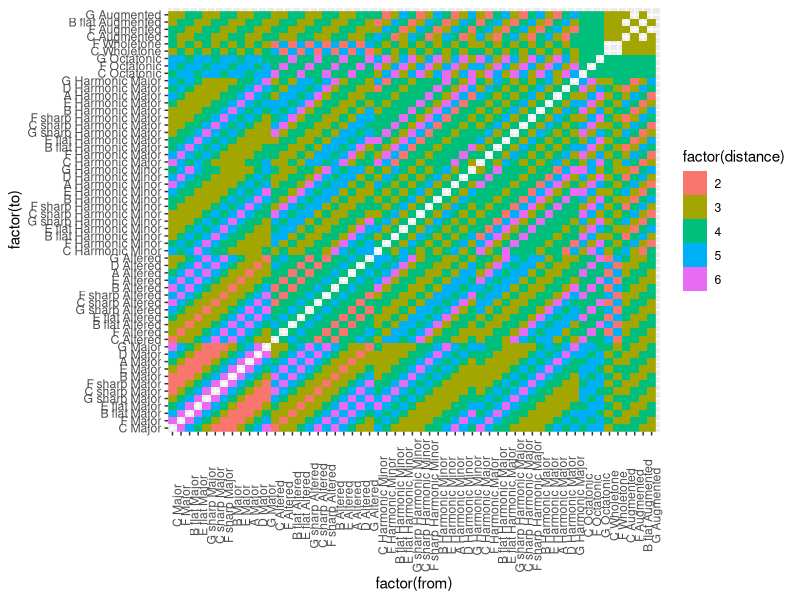

Write R code to recreate this figure.
## ---- chunk 1
knitr::opts_chunk$set(echo = TRUE,cache=TRUE)
## ---- chunk 2
library(ggplot2)
library(data.table)
## ---- chunk 3
edge_list_raw <- data.table(read.csv('../edgetable.csv',header = FALSE))
setnames(edge_list_raw,'V1','from')
setnames(edge_list_raw,'V2','to')
setnames(edge_list_raw,'V3','distance')
setnames(edge_list_raw,'V4','common.tones')
setnames(edge_list_raw,'V5','from.root')
setnames(edge_list_raw,'V6','from.scale.type')
setnames(edge_list_raw,'V7','to.root')
setnames(edge_list_raw,'V8','to.scale.type')
## ---- chunk 4

# safe way to copy a data.table
els <- copy(edge_list_raw)
# set the custom order of the levels of the scale types
els$to.scale.type <- factor(els$to.scale.type,levels=c('Major','Altered','Harmonic Minor','Harmonic Major','Octatonic','Wholetone'))
# set the order of the levels by circle of fifths
els$to.root <- factor(els$to.root,levels=c('C','F','B flat','E flat','G sharp','C sharp','F sharp','B','E','A','D','G'))
# do the same for the "from" levels;
# these will be plotted on the y #axis
els$from.scale.type <- factor(els$from.scale.type,levels=c('Major','Altered','Harmonic Minor','Harmonic Major','Octatonic','Wholetone'))
els$from.root <- factor(els$from.root,levels=c('C','F','B flat','E flat','G sharp','C sharp','F sharp','B','E','A','D','G'))

# order by levels.
els <- els[order(els$to.scale.type,els$to.root)]
els <- els[order(els$to.scale.type,els$to.root)]

## ---- chunk 5
plot <- ggplot(els) + geom_raster(aes(x=factor(from),y=factor(to),fill=factor(distance)))   
plot + scale_x_discrete(limits=(els$from)[order(els$from.scale.type,els$from.root)]) + 
  scale_y_discrete(limits=(els$to)[order(els$to.scale.type,els$to.root)]) +
  theme(axis.text.x=element_text(angle=90))
